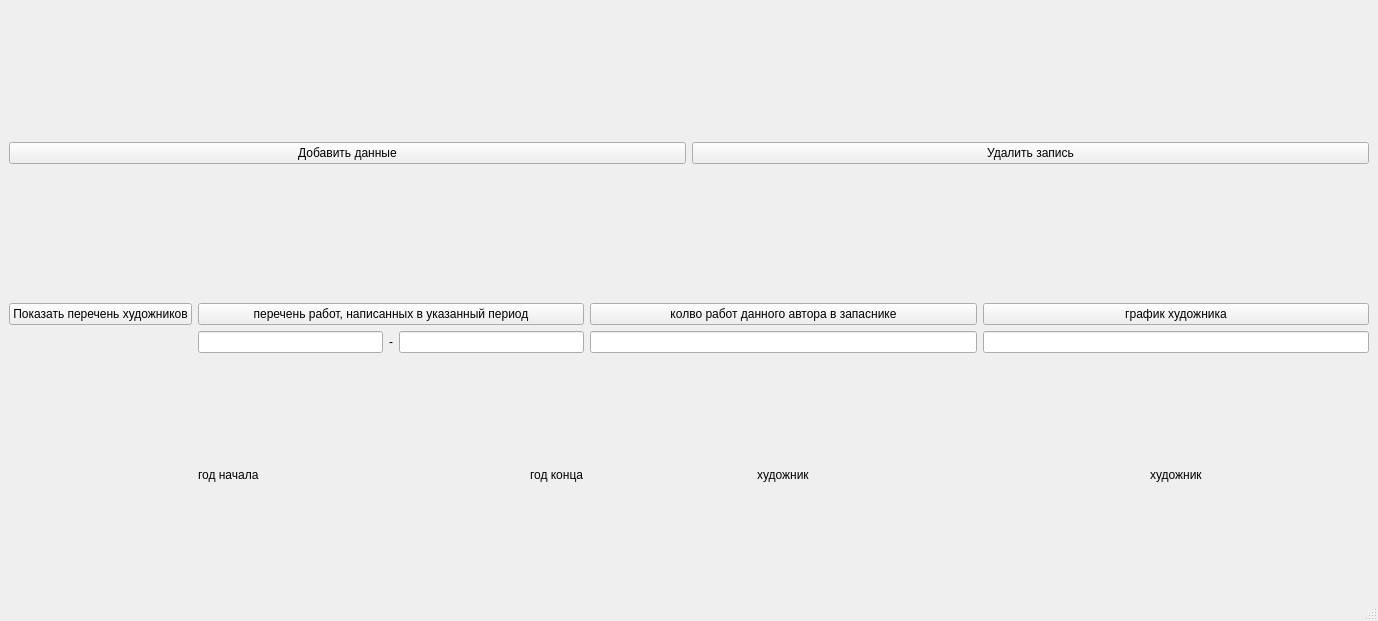
<?xml version="1.0" encoding="UTF-8"?>
<ui version="4.0">
 <class>MainWindow</class>
 <widget class="QMainWindow" name="MainWindow">
  <property name="geometry">
   <rect>
    <x>0</x>
    <y>0</y>
    <width>1378</width>
    <height>621</height>
   </rect>
  </property>
  <property name="windowTitle">
   <string>Галерея</string>
  </property>
  <widget class="QWidget" name="centralwidget">
   <layout class="QVBoxLayout" name="verticalLayout_10">
    <item>
     <layout class="QHBoxLayout" name="horizontalLayout_6">
      <item>
       <layout class="QVBoxLayout" name="verticalLayout_8">
        <item>
         <spacer name="verticalSpacer_6">
          <property name="orientation">
           <enum>Qt::Orientation::Vertical</enum>
          </property>
          <property name="sizeHint" stdset="0">
           <size>
            <width>20</width>
            <height>40</height>
           </size>
          </property>
         </spacer>
        </item>
        <item>
         <widget class="QPushButton" name="pushButton">
          <property name="text">
           <string>Добавить данные</string>
          </property>
         </widget>
        </item>
        <item>
         <spacer name="verticalSpacer_5">
          <property name="orientation">
           <enum>Qt::Orientation::Vertical</enum>
          </property>
          <property name="sizeHint" stdset="0">
           <size>
            <width>20</width>
            <height>40</height>
           </size>
          </property>
         </spacer>
        </item>
       </layout>
      </item>
      <item>
       <layout class="QVBoxLayout" name="verticalLayout_9">
        <item>
         <spacer name="verticalSpacer_8">
          <property name="orientation">
           <enum>Qt::Orientation::Vertical</enum>
          </property>
          <property name="sizeHint" stdset="0">
           <size>
            <width>20</width>
            <height>40</height>
           </size>
          </property>
         </spacer>
        </item>
        <item>
         <widget class="QPushButton" name="pushButton_2">
          <property name="text">
           <string>Удалить запись</string>
          </property>
         </widget>
        </item>
        <item>
         <spacer name="verticalSpacer_7">
          <property name="orientation">
           <enum>Qt::Orientation::Vertical</enum>
          </property>
          <property name="sizeHint" stdset="0">
           <size>
            <width>20</width>
            <height>40</height>
           </size>
          </property>
         </spacer>
        </item>
       </layout>
      </item>
     </layout>
    </item>
    <item>
     <layout class="QHBoxLayout" name="horizontalLayout_5">
      <item>
       <layout class="QVBoxLayout" name="verticalLayout_7">
        <item>
         <widget class="QPushButton" name="pushButton_3">
          <property name="text">
           <string>Показать перечень художников</string>
          </property>
         </widget>
        </item>
        <item>
         <spacer name="verticalSpacer_4">
          <property name="orientation">
           <enum>Qt::Orientation::Vertical</enum>
          </property>
          <property name="sizeHint" stdset="0">
           <size>
            <width>20</width>
            <height>40</height>
           </size>
          </property>
         </spacer>
        </item>
       </layout>
      </item>
      <item>
       <layout class="QVBoxLayout" name="verticalLayout_4">
        <item>
         <layout class="QVBoxLayout" name="verticalLayout">
          <item>
           <widget class="QPushButton" name="pushButton_4">
            <property name="text">
             <string>перечень работ, написанных в указанный период</string>
            </property>
           </widget>
          </item>
          <item>
           <layout class="QHBoxLayout" name="horizontalLayout">
            <item>
             <widget class="QLineEdit" name="lineEdit"/>
            </item>
            <item>
             <widget class="QLabel" name="label">
              <property name="text">
               <string>-</string>
              </property>
             </widget>
            </item>
            <item>
             <widget class="QLineEdit" name="lineEdit_2"/>
            </item>
           </layout>
          </item>
         </layout>
        </item>
        <item>
         <layout class="QHBoxLayout" name="horizontalLayout_2">
          <item>
           <widget class="QLabel" name="label_2">
            <property name="text">
             <string>год начала</string>
            </property>
           </widget>
          </item>
          <item>
           <spacer name="horizontalSpacer_2">
            <property name="orientation">
             <enum>Qt::Orientation::Horizontal</enum>
            </property>
            <property name="sizeHint" stdset="0">
             <size>
              <width>40</width>
              <height>20</height>
             </size>
            </property>
           </spacer>
          </item>
          <item>
           <spacer name="horizontalSpacer">
            <property name="orientation">
             <enum>Qt::Orientation::Horizontal</enum>
            </property>
            <property name="sizeHint" stdset="0">
             <size>
              <width>40</width>
              <height>20</height>
             </size>
            </property>
           </spacer>
          </item>
          <item>
           <widget class="QLabel" name="label_3">
            <property name="text">
             <string>год конца</string>
            </property>
           </widget>
          </item>
         </layout>
        </item>
       </layout>
      </item>
      <item>
       <layout class="QVBoxLayout" name="verticalLayout_5">
        <item>
         <layout class="QVBoxLayout" name="verticalLayout_2">
          <item>
           <widget class="QPushButton" name="pushButton_5">
            <property name="text">
             <string>колво работ данного автора в запаснике</string>
            </property>
           </widget>
          </item>
          <item>
           <widget class="QLineEdit" name="lineEdit_3"/>
          </item>
         </layout>
        </item>
        <item>
         <layout class="QHBoxLayout" name="horizontalLayout_3">
          <item>
           <spacer name="horizontalSpacer_3">
            <property name="orientation">
             <enum>Qt::Orientation::Horizontal</enum>
            </property>
            <property name="sizeHint" stdset="0">
             <size>
              <width>40</width>
              <height>20</height>
             </size>
            </property>
           </spacer>
          </item>
          <item>
           <widget class="QLabel" name="label_4">
            <property name="text">
             <string>художник</string>
            </property>
           </widget>
          </item>
          <item>
           <spacer name="horizontalSpacer_4">
            <property name="orientation">
             <enum>Qt::Orientation::Horizontal</enum>
            </property>
            <property name="sizeHint" stdset="0">
             <size>
              <width>40</width>
              <height>20</height>
             </size>
            </property>
           </spacer>
          </item>
         </layout>
        </item>
       </layout>
      </item>
      <item>
       <layout class="QVBoxLayout" name="verticalLayout_6">
        <item>
         <layout class="QVBoxLayout" name="verticalLayout_3">
          <item>
           <widget class="QPushButton" name="pushButton_6">
            <property name="text">
             <string>график художника</string>
            </property>
           </widget>
          </item>
          <item>
           <widget class="QLineEdit" name="lineEdit_4"/>
          </item>
         </layout>
        </item>
        <item>
         <layout class="QHBoxLayout" name="horizontalLayout_4">
          <item>
           <spacer name="horizontalSpacer_5">
            <property name="orientation">
             <enum>Qt::Orientation::Horizontal</enum>
            </property>
            <property name="sizeHint" stdset="0">
             <size>
              <width>40</width>
              <height>20</height>
             </size>
            </property>
           </spacer>
          </item>
          <item>
           <widget class="QLabel" name="label_5">
            <property name="text">
             <string>художник</string>
            </property>
           </widget>
          </item>
          <item>
           <spacer name="horizontalSpacer_6">
            <property name="orientation">
             <enum>Qt::Orientation::Horizontal</enum>
            </property>
            <property name="sizeHint" stdset="0">
             <size>
              <width>40</width>
              <height>20</height>
             </size>
            </property>
           </spacer>
          </item>
         </layout>
        </item>
       </layout>
      </item>
     </layout>
    </item>
   </layout>
  </widget>
  <widget class="QMenuBar" name="menubar">
   <property name="geometry">
    <rect>
     <x>0</x>
     <y>0</y>
     <width>1378</width>
     <height>26</height>
    </rect>
   </property>
  </widget>
  <widget class="QStatusBar" name="statusbar"/>
 </widget>
 <resources/>
 <connections/>
</ui>
